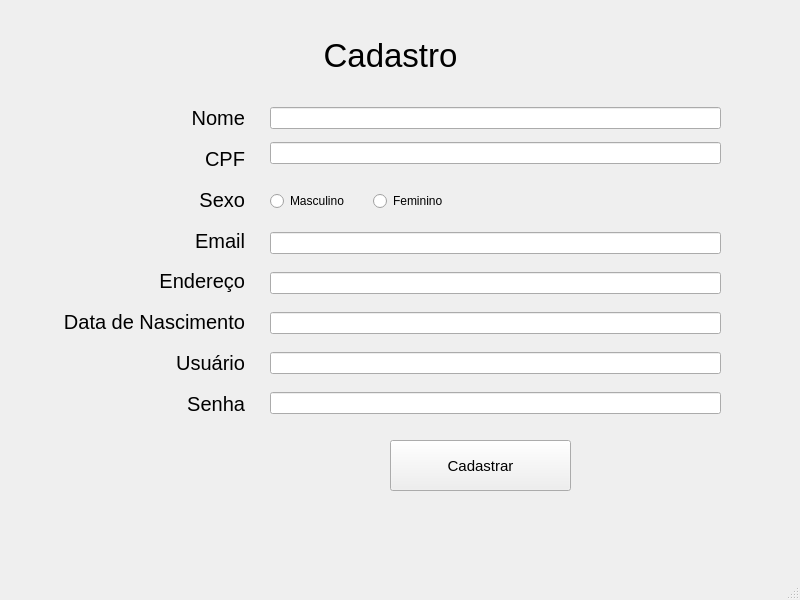
<?xml version="1.0" encoding="UTF-8"?>
<ui version="4.0">
 <class>CadastroUsuario</class>
 <widget class="QMainWindow" name="CadastroUsuario">
  <property name="geometry">
   <rect>
    <x>0</x>
    <y>0</y>
    <width>800</width>
    <height>600</height>
   </rect>
  </property>
  <property name="windowTitle">
   <string>MainWindow</string>
  </property>
  <widget class="QWidget" name="centralwidget">
   <widget class="QLabel" name="label">
    <property name="geometry">
     <rect>
      <x>300</x>
      <y>30</y>
      <width>181</width>
      <height>51</height>
     </rect>
    </property>
    <property name="font">
     <font>
      <pointsize>25</pointsize>
     </font>
    </property>
    <property name="text">
     <string>Cadastro</string>
    </property>
    <property name="alignment">
     <set>Qt::AlignCenter</set>
    </property>
   </widget>
   <widget class="QPushButton" name="cadUsuario">
    <property name="geometry">
     <rect>
      <x>390</x>
      <y>440</y>
      <width>181</width>
      <height>51</height>
     </rect>
    </property>
    <property name="font">
     <font>
      <pointsize>11</pointsize>
     </font>
    </property>
    <property name="cursor">
     <cursorShape>PointingHandCursor</cursorShape>
    </property>
    <property name="text">
     <string>Cadastrar</string>
    </property>
   </widget>
   <widget class="QWidget" name="layoutWidget">
    <property name="geometry">
     <rect>
      <x>20</x>
      <y>100</y>
      <width>225</width>
      <height>321</height>
     </rect>
    </property>
    <layout class="QVBoxLayout" name="verticalLayout">
     <item>
      <widget class="QLabel" name="label_2">
       <property name="font">
        <font>
         <pointsize>15</pointsize>
        </font>
       </property>
       <property name="text">
        <string>Nome</string>
       </property>
       <property name="alignment">
        <set>Qt::AlignRight|Qt::AlignTrailing|Qt::AlignVCenter</set>
       </property>
      </widget>
     </item>
     <item>
      <widget class="QLabel" name="label_3">
       <property name="font">
        <font>
         <pointsize>15</pointsize>
        </font>
       </property>
       <property name="text">
        <string>CPF</string>
       </property>
       <property name="alignment">
        <set>Qt::AlignRight|Qt::AlignTrailing|Qt::AlignVCenter</set>
       </property>
      </widget>
     </item>
     <item>
      <widget class="QLabel" name="label_7">
       <property name="font">
        <font>
         <pointsize>15</pointsize>
        </font>
       </property>
       <property name="text">
        <string>Sexo</string>
       </property>
       <property name="alignment">
        <set>Qt::AlignRight|Qt::AlignTrailing|Qt::AlignVCenter</set>
       </property>
      </widget>
     </item>
     <item>
      <widget class="QLabel" name="label_5">
       <property name="font">
        <font>
         <pointsize>15</pointsize>
        </font>
       </property>
       <property name="text">
        <string>Email</string>
       </property>
       <property name="alignment">
        <set>Qt::AlignRight|Qt::AlignTrailing|Qt::AlignVCenter</set>
       </property>
      </widget>
     </item>
     <item>
      <widget class="QLabel" name="label_4">
       <property name="font">
        <font>
         <pointsize>15</pointsize>
        </font>
       </property>
       <property name="text">
        <string>Endereço</string>
       </property>
       <property name="alignment">
        <set>Qt::AlignRight|Qt::AlignTrailing|Qt::AlignVCenter</set>
       </property>
      </widget>
     </item>
     <item>
      <widget class="QLabel" name="label_6">
       <property name="font">
        <font>
         <pointsize>15</pointsize>
        </font>
       </property>
       <property name="text">
        <string>Data de Nascimento</string>
       </property>
       <property name="alignment">
        <set>Qt::AlignRight|Qt::AlignTrailing|Qt::AlignVCenter</set>
       </property>
      </widget>
     </item>
     <item>
      <widget class="QLabel" name="label_8">
       <property name="font">
        <font>
         <pointsize>15</pointsize>
        </font>
       </property>
       <property name="text">
        <string>Usuário</string>
       </property>
       <property name="alignment">
        <set>Qt::AlignRight|Qt::AlignTrailing|Qt::AlignVCenter</set>
       </property>
      </widget>
     </item>
     <item>
      <widget class="QLabel" name="label_9">
       <property name="font">
        <font>
         <pointsize>15</pointsize>
        </font>
       </property>
       <property name="text">
        <string>Senha</string>
       </property>
       <property name="alignment">
        <set>Qt::AlignRight|Qt::AlignTrailing|Qt::AlignVCenter</set>
       </property>
      </widget>
     </item>
    </layout>
   </widget>
   <widget class="QWidget" name="layoutWidget">
    <property name="geometry">
     <rect>
      <x>270</x>
      <y>220</y>
      <width>451</width>
      <height>210</height>
     </rect>
    </property>
    <layout class="QVBoxLayout" name="verticalLayout_2">
     <item>
      <widget class="QLineEdit" name="lineEdit_4"/>
     </item>
     <item>
      <widget class="QLineEdit" name="lineEdit_6"/>
     </item>
     <item>
      <widget class="QLineEdit" name="lineEdit_5"/>
     </item>
     <item>
      <widget class="QLineEdit" name="lineEdit_7"/>
     </item>
     <item>
      <widget class="QLineEdit" name="lineEdit_8">
       <property name="echoMode">
        <enum>QLineEdit::Password</enum>
       </property>
      </widget>
     </item>
    </layout>
   </widget>
   <widget class="QWidget" name="layoutWidget">
    <property name="geometry">
     <rect>
      <x>270</x>
      <y>100</y>
      <width>451</width>
      <height>71</height>
     </rect>
    </property>
    <layout class="QVBoxLayout" name="verticalLayout_3">
     <item>
      <widget class="QLineEdit" name="lineEdit"/>
     </item>
     <item>
      <widget class="QLineEdit" name="lineEdit_2"/>
     </item>
    </layout>
   </widget>
   <widget class="QWidget" name="layoutWidget">
    <property name="geometry">
     <rect>
      <x>270</x>
      <y>190</y>
      <width>199</width>
      <height>22</height>
     </rect>
    </property>
    <layout class="QHBoxLayout" name="horizontalLayout">
     <item>
      <widget class="QRadioButton" name="radioButton">
       <property name="text">
        <string>Masculino</string>
       </property>
      </widget>
     </item>
     <item>
      <widget class="QRadioButton" name="radioButton_2">
       <property name="text">
        <string>Feminino</string>
       </property>
      </widget>
     </item>
    </layout>
   </widget>
  </widget>
  <widget class="QMenuBar" name="menubar">
   <property name="geometry">
    <rect>
     <x>0</x>
     <y>0</y>
     <width>800</width>
     <height>26</height>
    </rect>
   </property>
  </widget>
  <widget class="QStatusBar" name="statusbar"/>
 </widget>
 <resources/>
 <connections/>
</ui>
